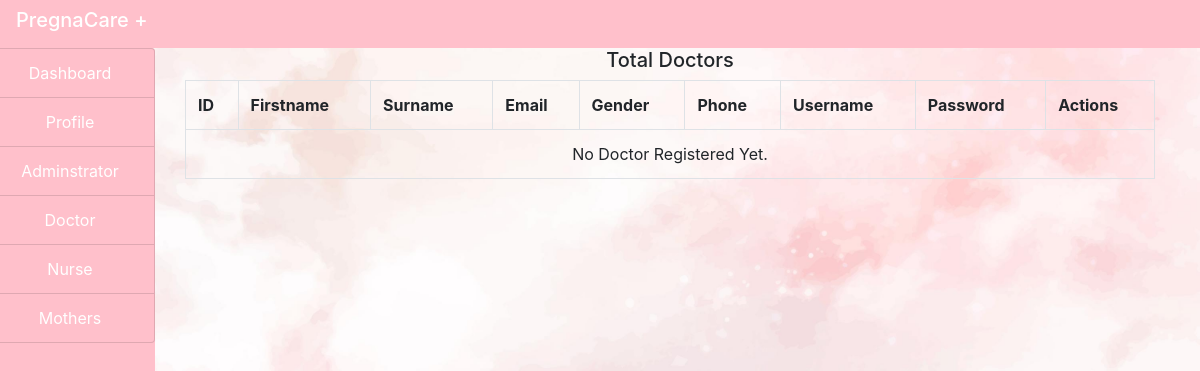
Before: /admin/doctor.php with the older database file.
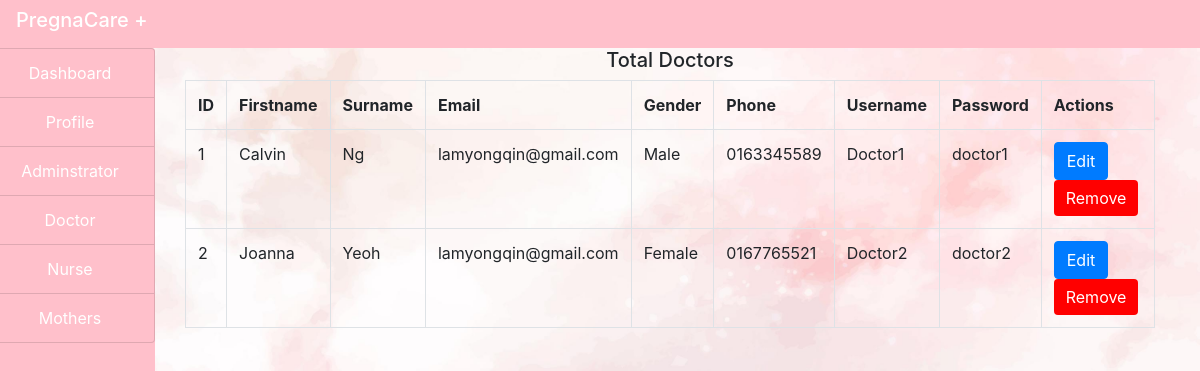
After: the same page with the newer database file.
### tables this page shows
CREATE TABLE `doctors` (
  `id` int(100) NOT NULL,
  `firstname` varchar(100) NOT NULL,
  `surname` varchar(100) NOT NULL,
  `email` varchar(100) NOT NULL,
  `gender` varchar(100) NOT NULL,
  `phone` varchar(100) NOT NULL,
  `username` varchar(100) NOT NULL,
  `password` varchar(100) NOT NULL,
  `status` varchar(100) NOT NULL
);

### admin/doctor.php (the view, shortened to what this page needs)
<?php
include("../include/connection.php");
?>
<!DOCTYPE html>
<html>
<head>
</head>
<body style="background-image: url(img/background1.jpg);background-repeat:no-repeat; background-size:cover;">
    <?php
    include("../include/header.php");
    ?>
    <div class="container=fluid">
        <div class="col-md-12">
            <div class="row">
                <div class="col-md-2" style="margin-left: -30px;">
                <?php
                include("sidenav.php");
                ?>
                </div>
                <div class="col-md-10">
                    <h5 class="text-center">Total Doctors</h5>
                <?php
                $query = "SELECT * FROM doctors WHERE status='Approved' ORDER BY password ASC";
                $res = mysqli_query($connect, $query);
                $output ="";
$output .="
    <table class='table table-bordered' style='overflow: auto'>
    <tr>
        <th>ID</th>
        <th>Firstname</th>
        <th>Surname</th>
        <th>Email</th>
        <th>Gender</th>
        <th>Phone</th>
        <th>Username</th>
        <th>Password</th>
        <th>Actions</th>
    </tr>
";
if (mysqli_num_rows($res) < 1){
    $output .="
        <tr>
        <td colspan='10' class='text-center'>No Doctor Registered Yet.</td>
        </tr>
    ";
}
while ($row = mysqli_fetch_assoc($res)){
    $output .="
        <tr>
        <td>".$row['id']."</td>
        <td>".$row['firstname']."</td>
        <td>".$row['surname']."</td>
        <td>".$row['email']."</td>
        <td>".$row['gender']."</td>
        <td>".$row['phone']."</td>
        <td>".$row['username']."</td>
        <td>".$row['password']."</td>
        <td>
        <form method='post'><button type='submit' class='btn btn-primary' name='editbutton' value=".$row['id'].">Edit</button>
        <button id='removebtn' name='removebtn' class='btn btn-primary' style='background-color: red; border: none;' value=".$row['id'].">Remove</button>
        </form></td>
    ";
}
$output .="
    </tr>
</table>
";
echo $output;
                ?>
                </div>
            </div>
        </div>
    </div>
</body>
</html>

Changed rows visible on the page:
added doctors: id "1", firstname "Calvin", surname "Ng", email "lamyongqin@gmail.com", gender "Male", phone "0163345589", username "Doctor1", password "doctor1"
added doctors: id "2", firstname "Joanna", surname "Yeoh", email "lamyongqin@gmail.com", gender "Female", phone "0167765521", username "Doctor2", password "doctor2"
Other visible differences:
text no longer shown: "No Doctor Registered Yet."
